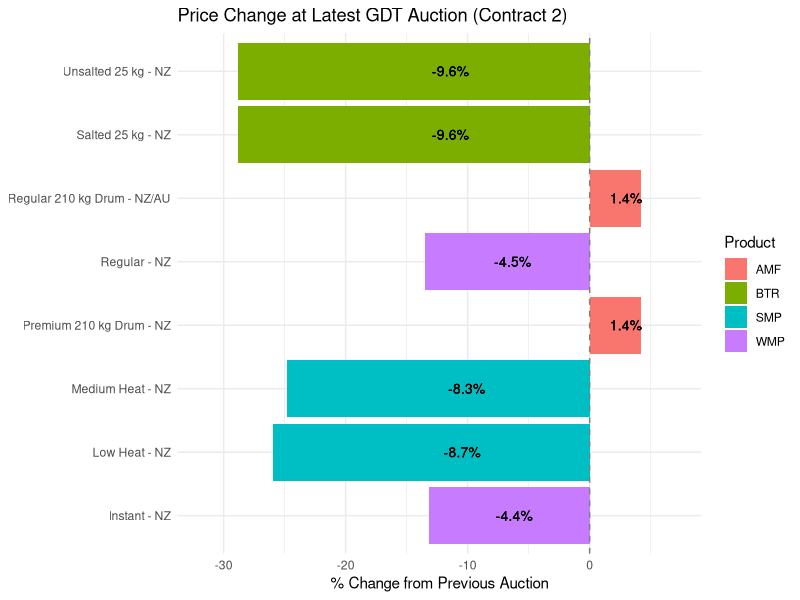
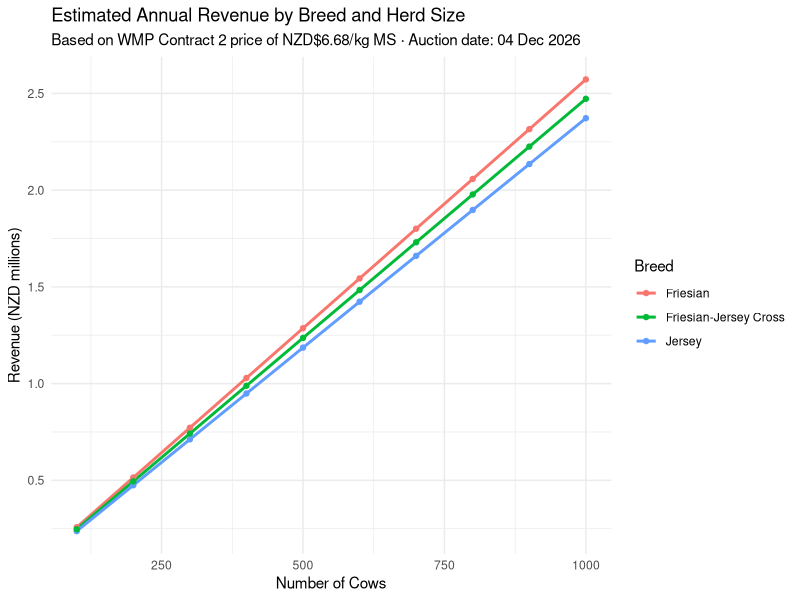
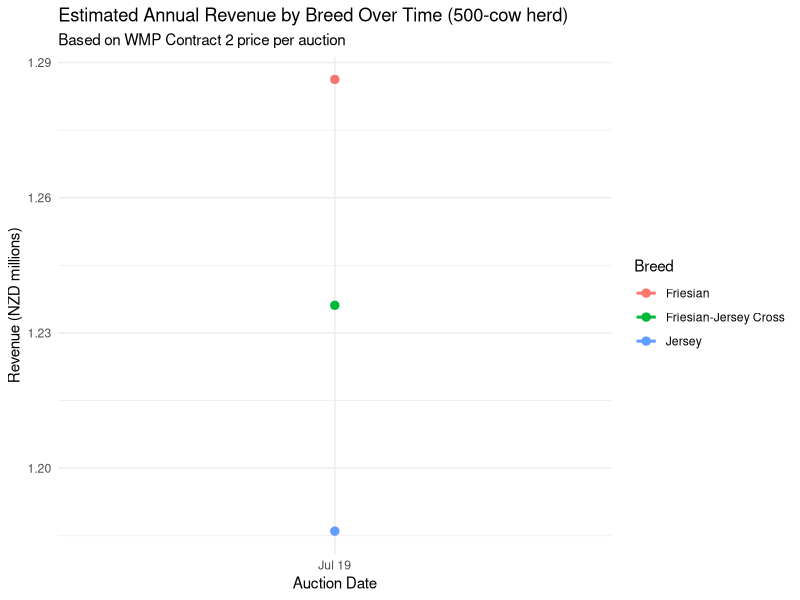

Recreate these plots in R, in order.
library(readr)
library(ggplot2)
library(dplyr)

prices <- read_csv("data/gdt_prices.csv")

glimpse(prices)


prices %>%
  filter(!is.na(pct_change), contract == "Contract 2") %>%
  ggplot(aes(x = variant, y = pct_change, fill = product)) +
  geom_col() +
  geom_text(aes(label = paste0(round(pct_change, 1), "%"),
                hjust = ifelse(pct_change >= 0, -0.1, 1.1)),
            size = 3.5) +
  geom_hline(yintercept = 0, linetype = "dashed", colour = "grey50") +
  coord_flip() +
  scale_y_continuous(expand = expansion(mult = 0.15)) +
  labs(
    title = "Price Change at Latest GDT Auction (Contract 2)",
    x = NULL,
    y = "% Change from Previous Auction",
    fill = "Product"
  ) +
  theme_minimal()

# ── Breed parameters ──────────────────────────────────────────────────────────
breeds <- tibble(
  breed        = c("Friesian", "Jersey", "Friesian-Jersey Cross"),
  kg_ms_per_cow = c(385, 355, 370)
)

# ── Milk price per kg MS from latest GDT data ─────────────────────────────────
# WMP Contract 2 Regular is the benchmark price we'll use
milk_price <- prices %>%
  filter(product == "WMP", contract == "Contract 2", variant == "Regular - NZ") %>%
  arrange(desc(scrape_date)) %>%
  slice(1) %>%
  pull(current)

# Pull the most recent NZD/kg MS value from milk_price_summary.csv
# (scrape.R already converts using the live USD/NZD rate, so we use that directly)
latest_summary <- read_csv("data/milk_price_summary.csv",
                            col_types = cols(
                              scrape_date            = col_date(),
                              wmp_c2_usd             = col_double(),
                              wmp_c2_nzd_per_kg_ms   = col_double()
                            )) %>%
  arrange(desc(scrape_date)) %>%
  slice(1)

milk_price_nzd_per_kg_ms <- latest_summary$wmp_c2_nzd_per_kg_ms

cat("Milk price per kg MS: NZD$", round(milk_price_nzd_per_kg_ms, 2), "\n")


# ── Revenue comparison across herd sizes ──────────────────────────────────────
herd_sizes <- seq(100, 1000, by = 100)

breed_revenue <- breeds %>%
  cross_join(tibble(herd_size = herd_sizes)) %>%
  mutate(
    total_kg_ms  = kg_ms_per_cow * herd_size,
    revenue_nzd  = total_kg_ms * milk_price_nzd_per_kg_ms
  )

# Plot
breed_revenue %>%
  ggplot(aes(x = herd_size, y = revenue_nzd / 1e6, colour = breed)) +
  geom_line(linewidth = 1) +
  geom_point() +
  labs(
    title = "Estimated Annual Revenue by Breed and Herd Size",
    subtitle = paste0("Based on WMP Contract 2 price of NZD$", 
                      round(milk_price_nzd_per_kg_ms, 2), 
                      "/kg MS · Auction date: ", 
                      format(Sys.Date(), "%d %b %Y")),
    x = "Number of Cows",
    y = "Revenue (NZD millions)",
    colour = "Breed"
  ) +
  theme_minimal()


library(readr)

milk_summary <- read_csv("data/milk_price_summary.csv",
                         col_types = cols(
                           scrape_date = col_date(),
                           wmp_c2_usd = col_double(),
                           wmp_c2_nzd_per_kg_ms = col_double()
                         ))
breeds %>%
  cross_join(
    milk_summary %>%
      filter(!is.na(wmp_c2_nzd_per_kg_ms)) %>%
      group_by(scrape_date) %>%
      slice_tail(n = 1) %>%   # keep only the last entry per date (handles duplicate scrapes)
      ungroup()
  ) %>%
  mutate(revenue_500 = kg_ms_per_cow * 500 * wmp_c2_nzd_per_kg_ms) %>%
  ggplot(aes(x = scrape_date, y = revenue_500 / 1e6, colour = breed)) +
  geom_line(linewidth = 1) +
  geom_point(size = 2.5) +
  labs(
    title = "Estimated Annual Revenue by Breed Over Time (500-cow herd)",
    subtitle = "Based on WMP Contract 2 price per auction",
    x = "Auction Date",
    y = "Revenue (NZD millions)",
    colour = "Breed"
  ) +
  theme_minimal()
